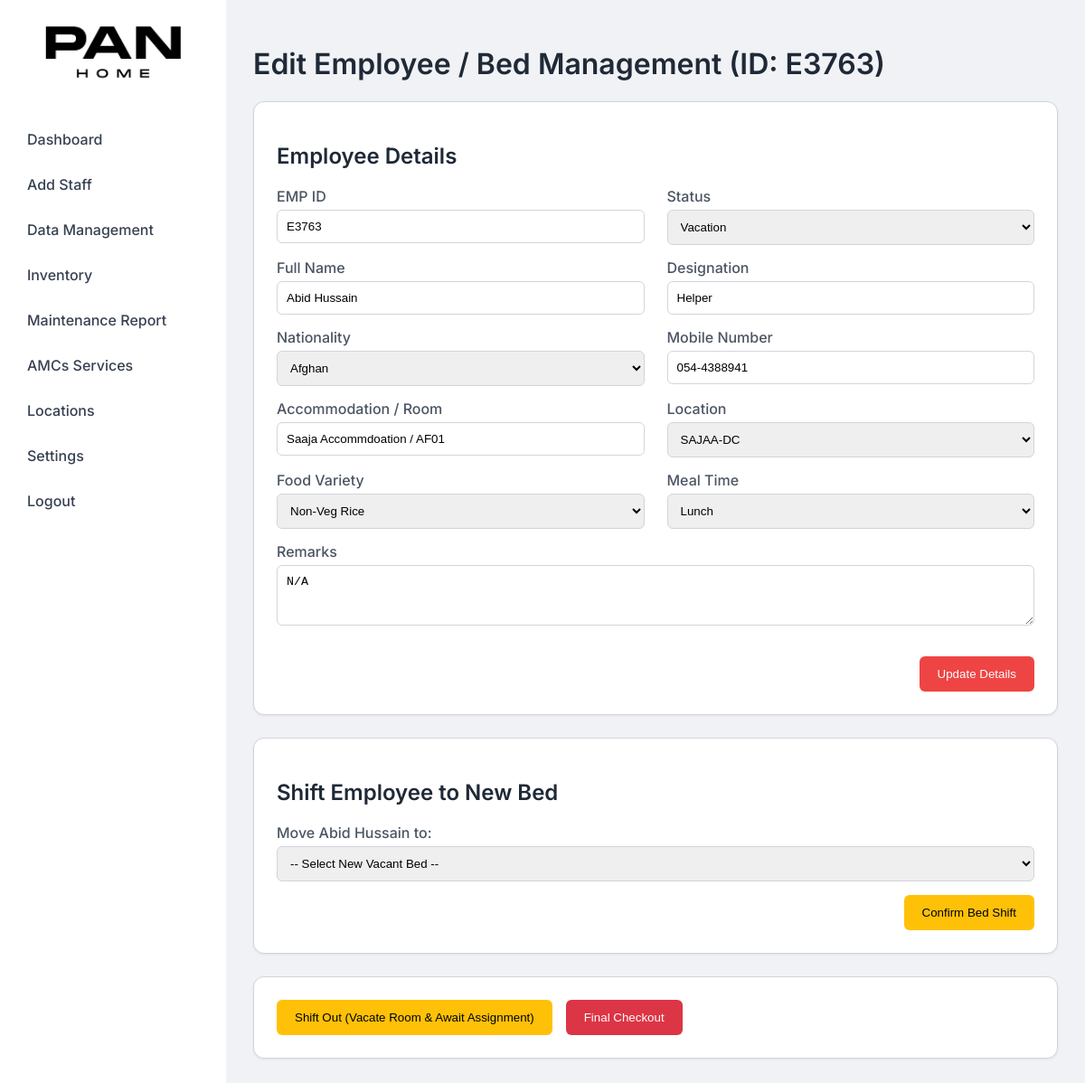
/edit_employee/E3763 (signed in), run on the app's committed database.
### models.py (models this page shows)
class Employee(db.Model):
    id = db.Column(db.Integer, primary_key=True)
    accommodation_name = db.Column(db.String(100))
    room = db.Column(db.String(50))
    emp_id = db.Column(db.String(50), unique=True)
    name = db.Column(db.String(100))
    designation = db.Column(db.String(100))
    nationality = db.Column(db.String(100))
    mobile_number = db.Column(db.String(20))
    status = db.Column(db.String(50), default='Active')
    food_variety = db.Column(db.String(100))
    meal_time = db.Column(db.String(100))
    location = db.Column(db.String(100))
    remarks = db.Column(db.String(255))
    check_out_date = db.Column(db.String(50))
    shift_out_date = db.Column(db.String(50))

### routes/staff_mgmt.py (the view, shortened to what this page needs)
@staff_mgmt_bp.route('/edit_employee/<string:emp_id>', methods=['GET', 'POST'])
@login_required
def edit_employee(emp_id):
    employee = Employee.query.filter_by(emp_id=emp_id).first_or_404()
    location_to_check = employee.location or employee.accommodation_name or '-'
    if not current_user.can_edit_location(location_to_check):
        flash(f"Permission denied: You cannot edit staff in location '{location_to_check}'.", 'danger')
        return redirect(url_for('dashboard_bp.dashboard'))
    return render_template('edit_employee.html',
        employee=employee, is_vacant_record=employee.status == 'Vacant', is_awaiting_checkin=employee.status == 'Check-in' and employee.room is None,
        nationalities=Config.NATIONALITIES, food_varieties=Config.FOOD_VARIETIES,
        meal_times=Config.MEAL_TIMES, statuses=Config.EMPLOYEE_STATUSES,
        accommodations=get_accommodations_list(),
        vacant_beds=get_vacant_beds_list(),
        locations=get_locations_list())

### models.py (called while the page is built)
    def is_admin(self):
        return self.role == 'Admin'

    def can_edit_location(self, location_name):
        if self.is_admin():
            return True
        return location_name in self.allowed_locations.split(',')

### routes/staff_mgmt.py (called while the page is built)
def get_vacant_beds_list():
    vacant_beds_query = Employee.query.filter_by(status='Vacant').order_by(Employee.accommodation_name, Employee.room).all()
    return [{'id': bed.id, 'accommodation_name': bed.accommodation_name, 'room': bed.room, 'emp_id': bed.emp_id} for bed in vacant_beds_query]

def get_locations_list():
    locations_query = db.session.query(Camp.location).filter(Camp.location.isnot(None)).distinct().order_by(Camp.location).all()
    return [loc[0] for loc in locations_query if loc[0]]

def get_accommodations_list():
    accommodations_query = db.session.query(Employee.accommodation_name).filter(
        Employee.accommodation_name.isnot(None),
        Employee.accommodation_name != 'N/A' # Exclude dummy N/A entries
    ).distinct().order_by(Employee.accommodation_name).all()
    return [acc[0] for acc in accommodations_query]

### templates/edit_employee.html (shortened to what this page needs)
{% extends "base.html" %}
{% block content %}
<h1>Edit Employee / Bed Management (ID: {{ employee.emp_id }})</h1>
{% if is_awaiting_checkin %}
    <div class="card">
        <h2>Assign Room and Check-in</h2>
        <form method="POST" action="{{ url_for('staff_mgmt.edit_employee', emp_id=employee.emp_id) }}">
            <input type="hidden" name="checkin_btn" value="1">
            <div class="form-grid">
                <div class="form-group">
                    <label for="name">Employee Name</label>
                    <input type="text" id="name" value="{{ employee.name }}" readonly>
                </div>
                <div class="form-group">
                    <label for="emp_id">EMP ID</label>
                    <input type="text" id="emp_id" value="{{ employee.emp_id }}" readonly>
                </div>
                <div class="form-group full-width">
                    <label for="vacant_bed_id">Select Vacant Bed / Room to Assign</label>
                    <select id="vacant_bed_id" name="vacant_bed_id" required>
                        <option value="">-- Select a Vacant Bed --</option>
                        {% for bed in vacant_beds %}
                            <option value="{{ bed.id }}">[{{ bed.accommodation_name }}] Room {{ bed.room }} (Slot ID: {{ bed.emp_id }})</option>
                        {% endfor %}
                    </select>
                </div>
            </div>
            <div class="form-actions">
                <button type="submit" class="btn-success">Confirm Check-in & Assign Bed</button>
            </div>
        </form>
    </div>
    <div class="card action-group">
        <form action="{{ url_for('staff_mgmt.edit_employee', emp_id=employee.emp_id) }}" method="POST" onsubmit="return confirm('WARNING: This will permanently mark the employee as Ex-Employee and remove them from Check-in list.');">
            <button type="submit" name="checkout_btn" value="checkout" class="btn-danger">
                Final Checkout (From Check-in List)
            </button>
        </form>
    </div>
{% else %}
    <div class="card">
        <h2>Employee Details</h2>
        <form method="POST" action="{{ url_for('staff_mgmt.edit_employee', emp_id=employee.emp_id) }}">
            <div class="form-grid">
                <div class="form-group">
                    <label for="emp_id">EMP ID</label>
                    <input type="text" id="emp_id" name="emp_id" value="{{ employee.emp_id }}" readonly>
                </div>
                <div class="form-group">
                    <label for="status">Status</label>
                    <select id="status" name="status" {% if is_vacant_record %}readonly disabled{% endif %}>
                        {% for status in statuses %}
                            <option value="{{ status }}" {% if employee.status == status %}selected{% endif %}>{{ status }}</option>
                        {% endfor %}
                    </select>
                </div>
                <div class="form-group">
                    <label for="name">Full Name</label>
                    <input type="text" id="name" name="name" value="{{ employee.name or '' }}" {% if is_vacant_record %}readonly{% endif %} required>
                </div>
                <div class="form-group">
                    <label for="designation">Designation</label>
                    <input type="text" id="designation" name="designation" value="{{ employee.designation or '' }}" {% if is_vacant_record %}readonly{% endif %}>
                </div>
                <div class="form-group">
                    <label for="nationality">Nationality</label>
                    <select id="nationality" name="nationality" {% if is_vacant_record %}readonly disabled{% endif %}>
                        {% for nat in nationalities %}
                            <option value="{{ nat }}" {% if employee.nationality == nat %}selected{% endif %}>{{ nat }}</option>
                        {% endfor %}
                    </select>
                </div>
                <div class="form-group">
                    <label for="mobile_number">Mobile Number</label>
                    <input type="text" id="mobile_number" name="mobile_number" value="{{ employee.mobile_number or '' }}" {% if is_vacant_record %}readonly{% endif %}>
                </div>
                <div class="form-group">
                    <label>Accommodation / Room</label>
                    <input type="text" value="{{ employee.accommodation_name or '-' }} / {{ employee.room or '-' }}" readonly>
                </div>
                <div class="form-group">
                    <label for="location">Location</label>
                    <select id="location" name="location" {% if is_vacant_record %}readonly disabled{% endif %}>
                        {% for loc in locations %}
                            <option value="{{ loc }}" {% if employee.location == loc %}selected{% endif %}>{{ loc }}</option>
                        {% endfor %}
                    </select>
                </div>
                <div class="form-group">
                    <label for="food_variety">Food Variety</label>
                    <select id="food_variety" name="food_variety" {% if is_vacant_record %}readonly disabled{% endif %}>
                        {% for fv in food_varieties %}
                            <option value="{{ fv }}" {% if employee.food_variety == fv %}selected{% endif %}>{{ fv }}</option>
                        {% endfor %}
                    </select>
                </div>
                <div class="form-group">
                    <label for="meal_time">Meal Time</label>
                    <select id="meal_time" name="meal_time" {% if is_vacant_record %}readonly disabled{% endif %}>
                        {% for mt in meal_times %}
                            <option value="{{ mt }}" {% if employee.meal_time == mt %}selected{% endif %}>{{ mt }}</option>
                        {% endfor %}
                    </select>
                </div>
                <div class="form-group full-width">
                    <label for="remarks">Remarks</label>
                    <textarea id="remarks" name="remarks" rows="3" {% if is_vacant_record %}readonly{% endif %}>{{ employee.remarks or '' }}</textarea>
                </div>
            </div>
            <div class="form-actions">
                <button type="submit">Update Details</button>
            </div>
        </form>
    </div>
    {% if not is_vacant_record and employee.room %}
    <div class="card">
        <h2>Shift Employee to New Bed</h2>
        <form method="POST" action="{{ url_for('staff_mgmt.edit_employee', emp_id=employee.emp_id) }}">
            <div class="form-group">
                <label for="vacant_bed_id">Move {{ employee.name }} to:</label>
                <select id="vacant_bed_id" name="vacant_bed_id" required>
                    <option value="">-- Select New Vacant Bed --</option>
                </select>
            </div>
            <div class="form-actions">
                <button type="submit" class="btn-warning">Confirm Bed Shift</button>
            </div>
        </form>
    </div>
    {% endif %}
    {% if not is_vacant_record %}
    <div class="card action-group">
        <form action="{{ url_for('staff_mgmt.edit_employee', emp_id=employee.emp_id) }}" method="POST" onsubmit="return confirm('Confirm SHIFT-OUT? This will mark the employee as Awaiting Room and vacate the current bed.');">
            <button type="submit" name="shiftout_btn" value="shiftout" class="btn-warning">
                Shift Out (Vacate Room & Await Assignment)
            </button>
        </form>
        <form action="{{ url_for('staff_mgmt.edit_employee', emp_id=employee.emp_id) }}" method="POST" onsubmit="return confirm('Confirm FINAL CHECKOUT? This will mark the employee as Ex-Employee and vacate the room.');">
            <button type="submit" name="checkout_btn" value="checkout" class="btn-danger">
                Final Checkout
            </button>
        </form>
    </div>
    {% endif %}
{% endif %}
{% endblock %}

### templates/base.html (style rules this page uses)
:root { --sidebar-bg: #111827; --main-bg: #f9fafb; --card-bg: #ffffff; --text-primary: #1f2937; --text-secondary: #6b7280; --accent-color: #4f46e5; --border-color: #e5e7eb; --font-family: 'Inter', sans-serif; }
body.theme-light { --sidebar-bg: #ffffff; --main-bg: #f0f2f5; --card-bg: #ffffff; --text-primary: #1f2937; --text-secondary: #4b5563; --accent-color: #ef4444; --border-color: #d1d5db; }
body.font-inter { --font-family: 'Inter', sans-serif; }
body.font-size-normal { font-size: 16px; }
body { margin: 0; font-family: var(--font-family); background-color: var(--main-bg); color: var(--text-primary); }
.card { background-color: var(--card-bg); border: 1px solid var(--border-color); border-radius: 12px; box-shadow: 0 1px 3px 0 rgba(0,0,0,0.07); padding: 25px; margin-bottom: 25px; }
h1, h2, h3 { color: var(--text-primary); font-weight: 600; }

### templates/edit_employee.html (style rules this page uses)
.form-grid { display: grid; grid-template-columns: 1fr 1fr; gap: 0 25px; }
.form-group { margin-bottom: 15px; }
.form-group label { display: block; margin-bottom: 5px; font-weight: 500; color: var(--text-secondary); }
.form-group input, .form-group select, .form-group textarea { width: 100%; padding: 10px; border: 1px solid var(--border-color); border-radius: 6px; box-sizing: border-box; }
.full-width { grid-column: 1 / -1; }
.form-actions { text-align: right; margin-top: 15px; }
.action-group { display: flex; gap: 15px; margin-top: 20px; }
button { background-color: var(--accent-color); color: white; border: none; padding: 12px 20px; border-radius: 6px; font-weight: 500; cursor: pointer; }
.btn-danger { background-color: #dc3545; }
.btn-warning { background-color: #ffc107; color: #000; }

### data on the page
Employee: emp_id "E3763", status "Vacation", name "Abid Hussain", designation "Helper", mobile_number "054-4388941", accommodation_name+room "Saaja Accommdoation / AF01", location "SAJAA-DC", remarks "N/A"

### other printed values
form field nationality "Afghan"
form field food_variety "Non-Veg Rice"
form field meal_time "Lunch"
